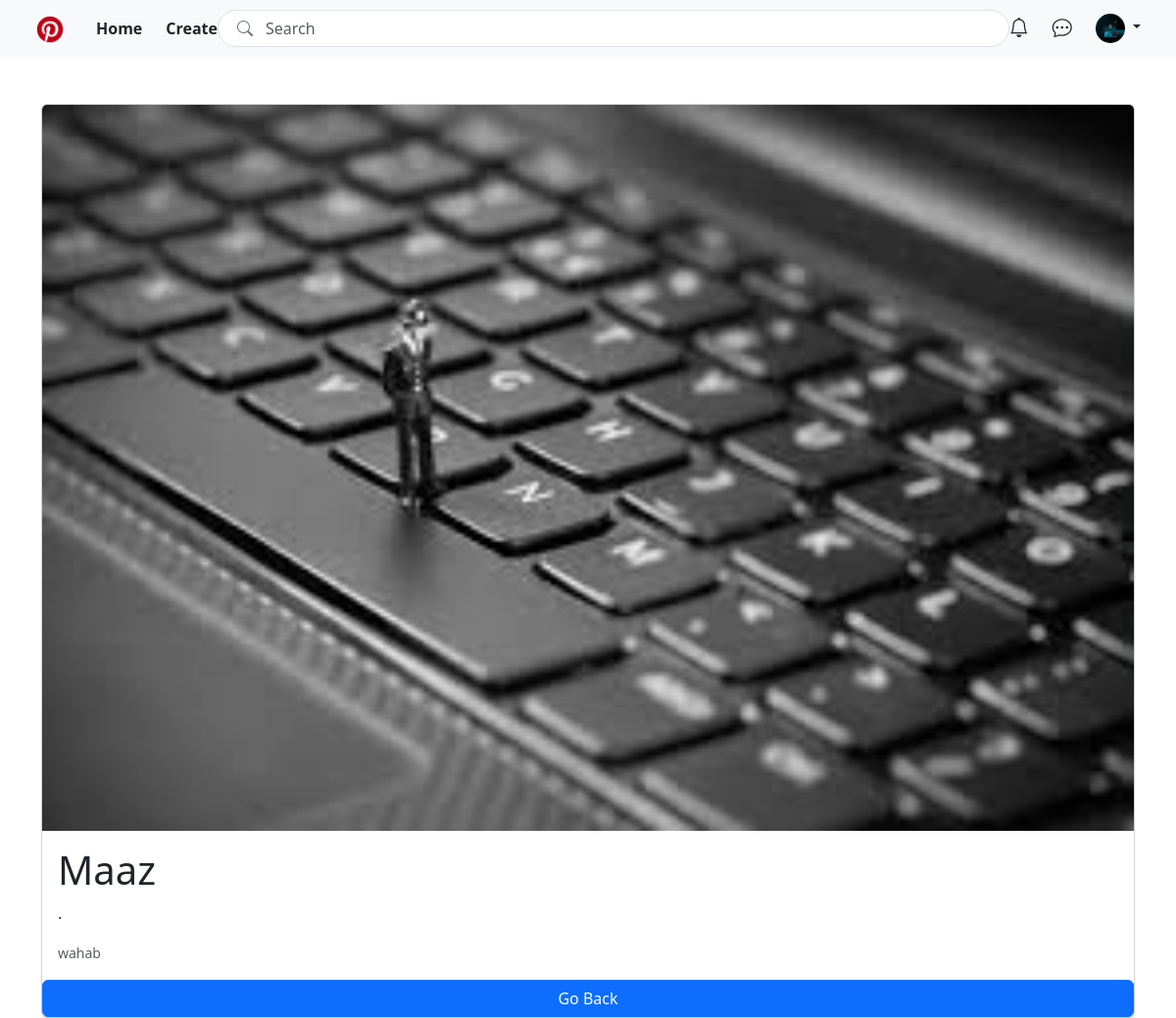
The page /pin/6 on the database its author committed.
### pin/models.py (models this page shows, shortened)
class Pin(models.Model):
    author = models.ForeignKey(User, on_delete=models.CASCADE)
    title = models.CharField(max_length=100,blank=False)
    description = models.TextField(blank=True)
    pic = models.ImageField(upload_to='pin/',blank=False)

### pin/views.py (the view)
# urls.py: path('pin/<int:id>',app_views.single_pin, name='pin'),
def single_pin(request,id):
    target_pin = Pin.objects.get(id=id)
    context ={
        'pin':target_pin
    }
    return render(request,'pin_page.html',context)

### templates/pin_page.html (shortened to what this page needs)
{% extends "base.html" %}
{% block content %}
<div class="container mt-5">
  <div class="card">
      <img src="/media/{{pin.pic}}" class="card-img-top" alt="Sample Image">
      <div class="card-body">
          <h1 class="card-title">{{pin.title}}</h1>
          <p class="card-text">{{pin.description}}.</p>
          <p class="card-text"><small class="text-muted">{{pin.author}}</small></p>
        </div>
        <a href="/"> <button class="btn btn-primary w-100">Go Back</button></a>
  </div>
</div>
{% endblock content %}

### rows shown on the page
Pin: pic (picture), title "Maaz", author "wahab"
